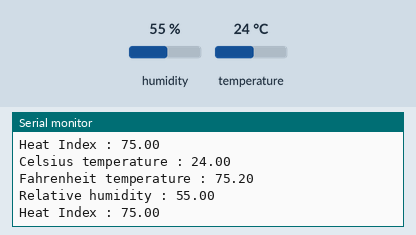
A sketch run on a simulated Arduino Uno, built with avr-gcc and run on an emulated ATmega328P. Shown: the last lines printed to the serial monitor. The test bench sets the inputs (shaded band); at power-on: humidity 55 %, temperature 24 °C.

Above: at 2.9 s.
3.0 s: humidity set to 22 %
At 5.7 s:
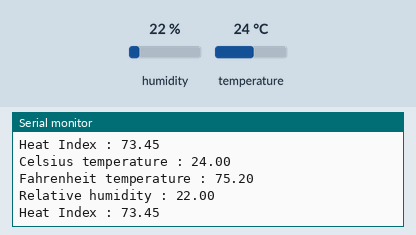
5.8 s: temperature set to 12 °C
At 7.2 s:
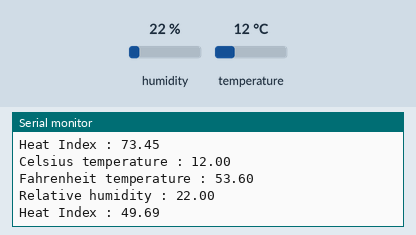
8.6 s: humidity set to 40 %
At 12.1 s:
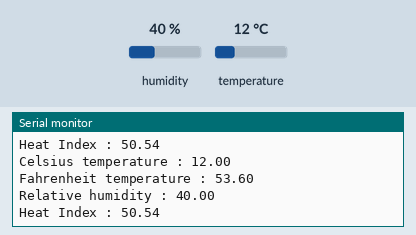
Timing chart, 0 to 13.6 s (numbered marks = the images above; inputs shaded):
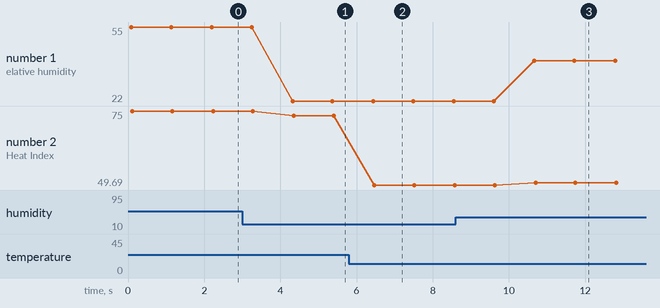

The sketch:

CH12_1.ino
```cpp
// ===== ch12_1.ino =====
// ===== 基本溫濕度量測 =====
#include <DHT.h>
const int dhtPin=A0;      //宣告A0腳連接dhtPin信號
DHT myDHT(dhtPin,DHT11);
float tempC=0.0,tempF=0.0,RH=0.0,HI=0.0;
//宣告攝氏溫度(tempC)、華氏溫度(tempF)、濕度(RH)與酷熱指數(HI)之變數
//初始設定
void setup() {
  myDHT.begin();            //啟用DHT11
  Serial.begin(9600);        //啟用序列埠監控視窗
}
//主程式
void loop() {
  tempC = myDHT.readTemperature(0);   //讀取攝氏溫度
  Serial.print("Celsius temperature : ");//顯示攝氏溫度
  Serial.println(tempC);
  tempF = myDHT.readTemperature(1);   //讀取華氏溫度
  Serial.print("Fahrenheit temperature : ");//顯示華氏溫度
  Serial.println(tempF);
  RH = myDHT.readHumidity();          //讀取濕度
  Serial.print("Relative humidity : "); //顯示濕度
  Serial.println(RH);
  HI = myDHT.computeHeatIndex(tempF, RH);//計算酷熱指數
  Serial.print("Heat Index : ");      //顯示酷熱指數
  Serial.println(HI);
  Serial.println();                 //空一行
  delay(1000);           //暫停1秒
}
```

Measured:
- after the input at 3.0 s, the serial monitor: prints a new line after 1.3 s (image 1)
- after the input at 5.8 s, the serial monitor: prints a new line after 0.57 s (image 2)
- after the input at 8.6 s, the serial monitor: prints a new line after 2.1 s (image 3)
- plotted number 1: 55 → 22 after the input at 3.0 s, 22 → 40 after the input at 8.6 s
- plotted number 2: 75 → 73.45 after the input at 3.0 s, 73.45 → 49.69 after the input at 5.8 s, 49.69 → 50.54 after the input at 8.6 s
